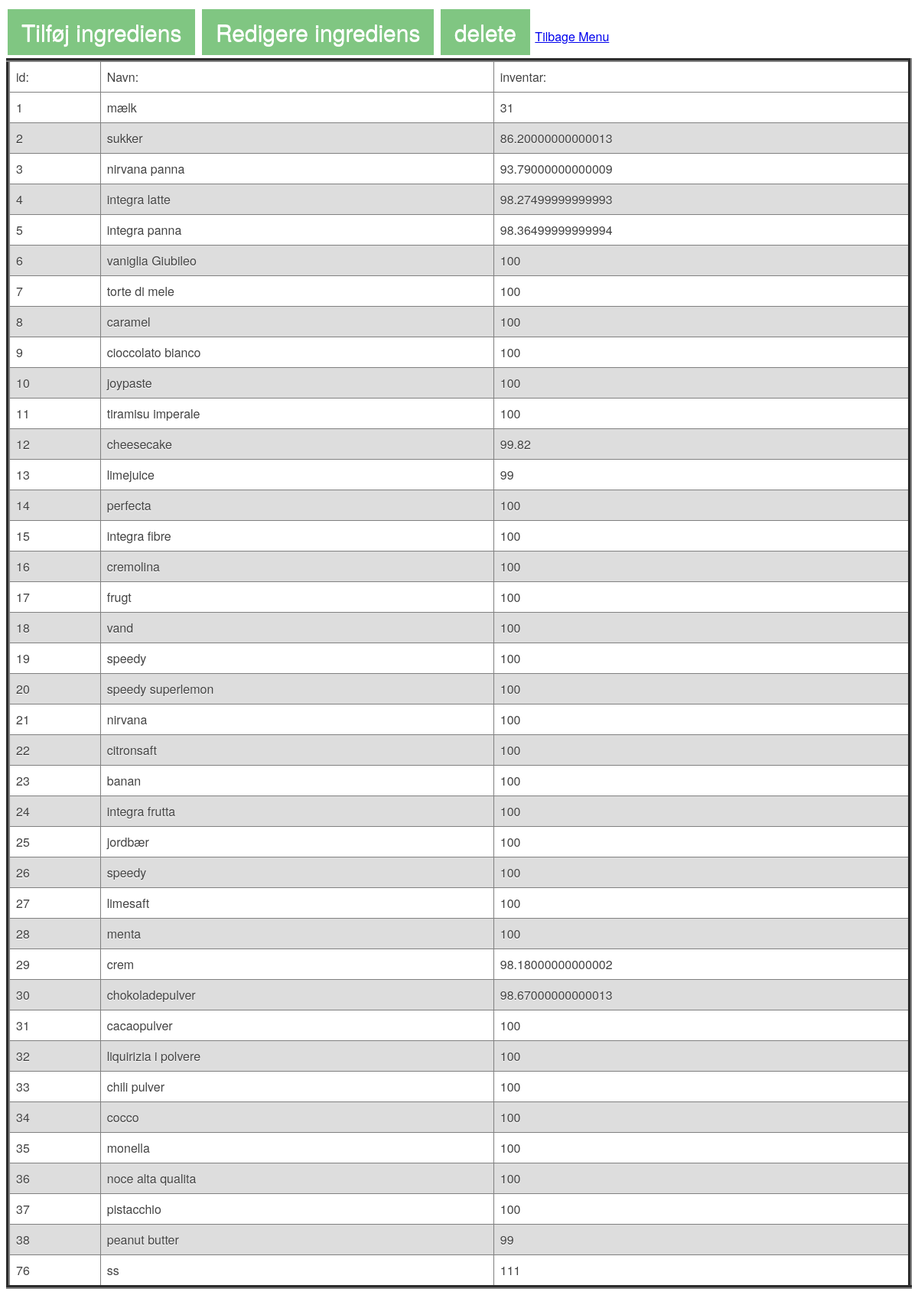
The page /vis_ingredienser on the database its author committed.
### tables this page shows
CREATE TABLE "ingredienser" (
	"idIngredienser"	INTEGER NOT NULL,
	"navnING"	TEXT DEFAULT NULL UNIQUE,
	"inventar"	INTEGER DEFAULT NULL,
	PRIMARY KEY("idIngredienser" AUTOINCREMENT)
);

### app.py (the view)
@app.route('/vis_ingredienser') #Navn på start siden url
def vis_ingredienser():
    con = sqlite3.connect("/Users/win/Desktop/is/butikken.db")
    con.row_factory = sqlite3.Row
    cur = con.cursor()
    cur.execute("select * from ingredienser ")
    rows = cur.fetchall()
    con.close()
    return render_template ('vis_ingredienser.html',rows = rows)

### templates/vis_ingredienser.html
<link rel="stylesheet" href="{{url_for('static', filename='style.css') }}" />
<a href="/add" class="btn1">Tilføj ingrediens</a>
<a href="/ingEdit" class="btn1">Redigere ingrediens </a>
<a href="/delete" class="btn1">delete </a>
<a href="/" class="btn btn-details">Tilbage Menu</a>
<center>
    <table border=5>
        <thead>
                <td>id: </td>
                <td>Navn: </td>
                <td>inventar: </td>
        </thead>
        {% for row in rows %}
            <tr>
                <td>{{row["idIngredienser"]}}</td>
                <td>{{row["navnING"]}}</td>
                <td>{{row["inventar"]}}</td>
           </tr>
        {% endfor %}
      </table>
        </body>
    </html>

### static/style.css (style rules this page uses)
.btn1 { background-color: #4caf4fb5; border: none; color: rgb(255, 255, 255); padding: 15px 18px; text-align: center; text-decoration: none; display: inline-block; font-size: 30px; margin: 4px 2px; cursor: pointer; }
table { border-collapse: collapse; width: 100%; }
th, td { text-align: left; padding: 8px; }
tr:nth-child(even) { background-color: #dddddd; }

### rows shown on the page
ingredienser: idIngredienser "1", navnING "mælk", inventar "31"
ingredienser: idIngredienser "2", navnING "sukker", inventar "86.20000000000013"
ingredienser: idIngredienser "3", navnING "nirvana panna", inventar "93.79000000000009"
ingredienser: idIngredienser "4", navnING "integra latte", inventar "98.27499999999993"
ingredienser: idIngredienser "5", navnING "integra panna", inventar "98.36499999999994"
ingredienser: idIngredienser "6", navnING "vaniglia Giubileo", inventar "100"
ingredienser: idIngredienser "7", navnING "torte di mele", inventar "100"
ingredienser: idIngredienser "8", navnING "caramel", inventar "100"
ingredienser: idIngredienser "9", navnING "cioccolato bianco", inventar "100"
ingredienser: idIngredienser "10", navnING "joypaste", inventar "100"
ingredienser: idIngredienser "11", navnING "tiramisu imperale", inventar "100"
ingredienser: idIngredienser "12", navnING "cheesecake", inventar "99.82"
ingredienser: idIngredienser "13", navnING "limejuice", inventar "99"
ingredienser: idIngredienser "14", navnING "perfecta", inventar "100"
ingredienser: idIngredienser "15", navnING "integra fibre", inventar "100"
ingredienser: idIngredienser "16", navnING "cremolina", inventar "100"
ingredienser: idIngredienser "17", navnING "frugt", inventar "100"
ingredienser: idIngredienser "18", navnING "vand", inventar "100"
ingredienser: idIngredienser "19", navnING "speedy", inventar "100"
ingredienser: idIngredienser "20", navnING "speedy superlemon", inventar "100"
ingredienser: idIngredienser "21", navnING "nirvana", inventar "100"
ingredienser: idIngredienser "22", navnING "citronsaft", inventar "100"
ingredienser: idIngredienser "23", navnING "banan", inventar "100"
ingredienser: idIngredienser "24", navnING "integra frutta", inventar "100"
ingredienser: idIngredienser "25", navnING "jordbær", inventar "100"
ingredienser: idIngredienser "26", navnING "speedy", inventar "100"
ingredienser: idIngredienser "27", navnING "limesaft", inventar "100"
ingredienser: idIngredienser "28", navnING "menta", inventar "100"
ingredienser: idIngredienser "29", navnING "crem", inventar "98.18000000000002"
ingredienser: idIngredienser "30", navnING "chokoladepulver", inventar "98.67000000000013"
ingredienser: idIngredienser "31", navnING "cacaopulver", inventar "100"
ingredienser: idIngredienser "32", navnING "liquirizia i polvere", inventar "100"
ingredienser: idIngredienser "33", navnING "chili pulver", inventar "100"
ingredienser: idIngredienser "34", navnING "cocco", inventar "100"
ingredienser: idIngredienser "35", navnING "monella", inventar "100"
ingredienser: idIngredienser "36", navnING "noce alta qualita", inventar "100"
ingredienser: idIngredienser "37", navnING "pistacchio", inventar "100"
ingredienser: idIngredienser "38", navnING "peanut butter", inventar "99"
ingredienser: idIngredienser "76", navnING "ss", inventar "111"
